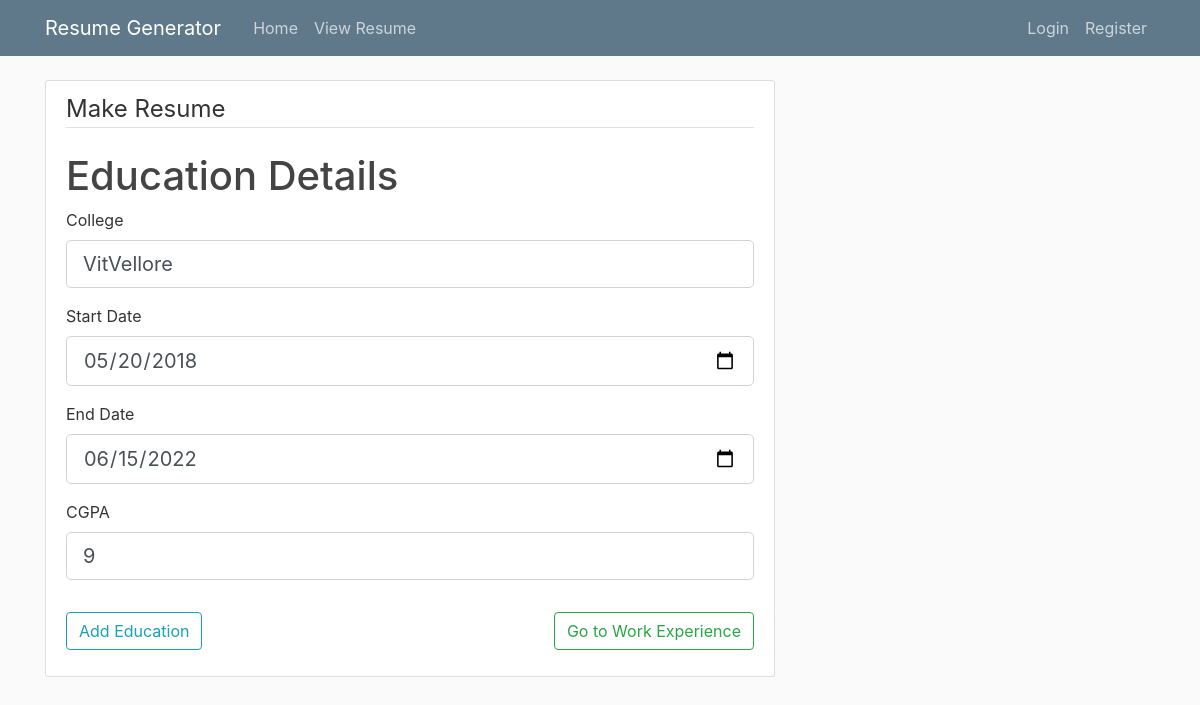
The app's page /resume/new/education/1/update, older data.
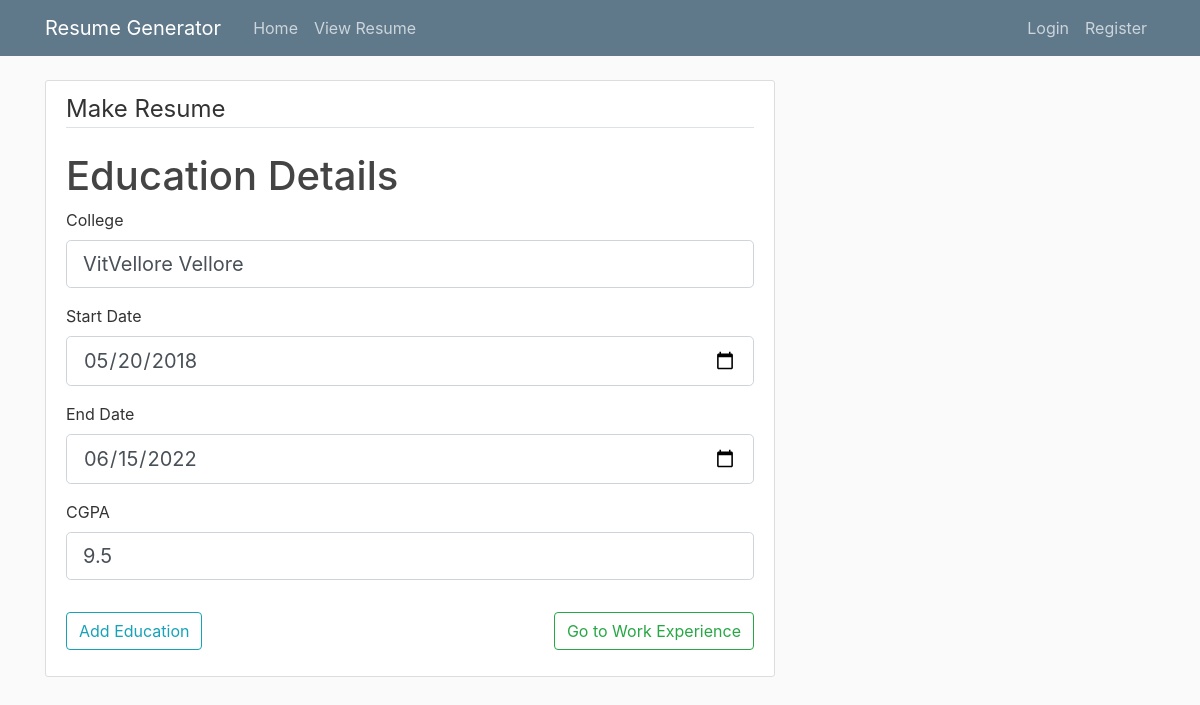
The same page, newer data.
### resume/models.py (models this page shows, shortened)
class education(db.Model):
    id = db.Column(db.Integer, primary_key=True)
    name = db.Column(db.String(100),nullable=False)
    start = db.Column(db.DateTime,nullable=False,default=datetime.utcnow())
    end = db.Column(db.DateTime,nullable=False,default=datetime.utcnow())
    cgpa = db.Column(db.Integer,nullable=False)
    user_id= db.Column(db.Integer,db.ForeignKey('user.id'),nullable=False)

### resume/routes.py (the view)
@app.route("/resume/new/education/<int:education_id>/update",methods=["GET","POST"])
def update_edu(education_id):
    eduview = education.query.get_or_404(education_id)
    form = useredu()
    if form.validate_on_submit():
        eduview.name = form.college.data
        eduview.start = form.start.data
        eduview.end = form.end.data
        eduview.cgpa = form.cgpa.data
        db.session.commit()
        flash('Your education details have been updated!', 'success')
        return redirect(url_for('postedu'))
    elif request.method == 'GET':
        form.college.data= eduview.name
        form.start.data = eduview.start
        form.end.data = eduview.end
        form.cgpa.data =  eduview.cgpa
    return render_template("education.html",title="Update Acheivement",form=form)

### resume/forms.py
class useredu(FlaskForm):
    college = StringField("College",
        validators=[DataRequired(),Length(min=5)])
    start = DateField('Start Date', format='%Y-%m-%d',
         validators=[DataRequired()])
    end  = DateField('End Date', format='%Y-%m-%d',
        validators=[DataRequired()])
    cgpa  = StringField("CGPA",
        validators=[DataRequired()])
    submit = SubmitField("Add Education")

### resume/templates/education.html (shortened to what this page needs)
{%  extends "layout.html" %}
{% block content %}
<div class="content-section">
    <form method="POST" action="">
        <fieldset class="form-group" id="cloneunder">
            <legend class="border-bottom mb-4">Make Resume</legend>
            <h1>Education Details</h1>
            <div  id="skillclass">
            <div class="form-group">
                {{ form.college.label(class="form-control-label") }}
                {% if form.college.errors %}
                    {{ form.college(class="form-control form-control-lg is-invalid") }}
                <div class="invalid-feedback">
                    {% for error in form.college.errors %}
                        <span>{{error}}</span>
                    {% endfor %}
                </div>
                {% else %}
                {{ form.college(class="form-control form-control-lg") }}
                {% endif %}
            </div>
            <div class="form-group">
                {{ form.start.label(class="form-control-label") }}
                {% if form.start.errors %}
                    {{ form.start(class="form-control form-control-lg is-invalid") }}
                <div class="invalid-feedback">
                    {% for error in form.start.errors %}
                        <span>{{error}}</span>
                    {% endfor %}
                </div>
                {% else %}
                {{ form.start(class="form-control form-control-lg") }}
                {% endif %}
            </div>
            <div class="form-group">
                {{ form.end.label(class="form-control-label") }}
                {% if form.end.errors %}
                    {{ form.end(class="form-control form-control-lg is-invalid") }}
                <div class="invalid-feedback">
                    {% for error in form.end.errors %}
                        <span>{{error}}</span>
                    {% endfor %}
                </div>
                {% else %}
                {{ form.end(class="form-control form-control-lg") }}
                {% endif %}
            </div>
            <div class="form-group">
                {{ form.cgpa.label(class="form-control-label") }}
                {% if form.cgpa.errors %}
                    {{ form.cgpa(class="form-control form-control-lg is-invalid") }}
                <div class="invalid-feedback">
                    {% for error in form.cgpa.errors %}
                        <span>{{error}}</span>
                    {% endfor %}
                </div>
                {% else %}
                {{ form.cgpa(class="form-control form-control-lg") }}
                {% endif %}
            </div>
        </div>
        </fieldset>
        <a href="/resume/new/experience" class="btn btn-outline-success" style="float: right;">Go to Work Experience</a>
        <div class="form-group">
            {{ form.submit(class="btn btn-outline-info") }}
        </div>
</form>
</div>
{%  endblock content  %}

Row changes from the older to the newer data that the page shows:
changed education: cgpa "9" → "9.5"
Text that changed along with them:
form field college: "VitVellore" → "VitVellore Vellore"
